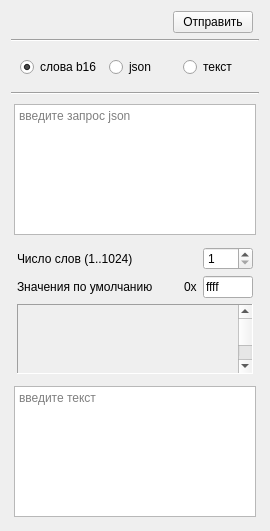
<?xml version="1.0" encoding="UTF-8"?>
<ui version="4.0">
 <class>WidgetDg</class>
 <widget class="QWidget" name="WidgetDg">
  <property name="geometry">
   <rect>
    <x>0</x>
    <y>0</y>
    <width>270</width>
    <height>531</height>
   </rect>
  </property>
  <property name="minimumSize">
   <size>
    <width>270</width>
    <height>0</height>
   </size>
  </property>
  <property name="windowTitle">
   <string>Form</string>
  </property>
  <layout class="QVBoxLayout" name="verticalLayout_2">
   <item>
    <layout class="QHBoxLayout" name="horizontalLayout_3">
     <property name="leftMargin">
      <number>6</number>
     </property>
     <property name="rightMargin">
      <number>6</number>
     </property>
     <item>
      <spacer name="horizontalSpacer">
       <property name="orientation">
        <enum>Qt::Horizontal</enum>
       </property>
       <property name="sizeHint" stdset="0">
        <size>
         <width>40</width>
         <height>20</height>
        </size>
       </property>
      </spacer>
     </item>
     <item>
      <widget class="QLabel" name="indicatorStatusSend">
       <property name="minimumSize">
        <size>
         <width>20</width>
         <height>20</height>
        </size>
       </property>
       <property name="maximumSize">
        <size>
         <width>20</width>
         <height>20</height>
        </size>
       </property>
       <property name="text">
        <string/>
       </property>
       <property name="pixmap">
        <pixmap resource="../res.qrc">:/icons/none.xpm</pixmap>
       </property>
       <property name="scaledContents">
        <bool>true</bool>
       </property>
      </widget>
     </item>
     <item>
      <widget class="QPushButton" name="btnSend">
       <property name="text">
        <string>Отправить</string>
       </property>
      </widget>
     </item>
    </layout>
   </item>
   <item>
    <widget class="Line" name="line">
     <property name="orientation">
      <enum>Qt::Horizontal</enum>
     </property>
    </widget>
   </item>
   <item>
    <widget class="QWidget" name="widget_3" native="true">
     <layout class="QHBoxLayout" name="horizontalLayout">
      <property name="spacing">
       <number>7</number>
      </property>
      <property name="leftMargin">
       <number>9</number>
      </property>
      <property name="topMargin">
       <number>9</number>
      </property>
      <property name="rightMargin">
       <number>9</number>
      </property>
      <property name="bottomMargin">
       <number>9</number>
      </property>
      <item>
       <widget class="QRadioButton" name="rbSendSay16">
        <property name="text">
         <string>слова b16</string>
        </property>
        <property name="checked">
         <bool>true</bool>
        </property>
       </widget>
      </item>
      <item>
       <widget class="QRadioButton" name="rbSendJson">
        <property name="text">
         <string>json</string>
        </property>
       </widget>
      </item>
      <item>
       <widget class="QRadioButton" name="rbSendString">
        <property name="text">
         <string>текст</string>
        </property>
       </widget>
      </item>
     </layout>
    </widget>
   </item>
   <item>
    <widget class="Line" name="line_2">
     <property name="orientation">
      <enum>Qt::Horizontal</enum>
     </property>
    </widget>
   </item>
   <item>
    <widget class="QWidget" name="widgetSendJson" native="true">
     <layout class="QHBoxLayout" name="horizontalLayout_12">
      <property name="leftMargin">
       <number>3</number>
      </property>
      <property name="topMargin">
       <number>3</number>
      </property>
      <property name="rightMargin">
       <number>3</number>
      </property>
      <property name="bottomMargin">
       <number>3</number>
      </property>
      <item>
       <widget class="QTextEdit" name="textEditJson">
        <property name="toolTip">
         <string/>
        </property>
        <property name="documentTitle">
         <string/>
        </property>
        <property name="placeholderText">
         <string>введите запрос json</string>
        </property>
       </widget>
      </item>
     </layout>
    </widget>
   </item>
   <item>
    <widget class="QWidget" name="widgetSendSay16" native="true">
     <layout class="QVBoxLayout" name="verticalLayout_3">
      <property name="spacing">
       <number>6</number>
      </property>
      <property name="leftMargin">
       <number>6</number>
      </property>
      <property name="topMargin">
       <number>3</number>
      </property>
      <property name="rightMargin">
       <number>6</number>
      </property>
      <property name="bottomMargin">
       <number>3</number>
      </property>
      <item>
       <layout class="QHBoxLayout" name="horizontalLayout_2">
        <item>
         <widget class="QLabel" name="label_2">
          <property name="text">
           <string>Число слов (1..1024)</string>
          </property>
         </widget>
        </item>
        <item>
         <spacer name="horizontalSpacer_2">
          <property name="orientation">
           <enum>Qt::Horizontal</enum>
          </property>
          <property name="sizeHint" stdset="0">
           <size>
            <width>40</width>
            <height>20</height>
           </size>
          </property>
         </spacer>
        </item>
        <item>
         <widget class="QSpinBox" name="edQuantitySays">
          <property name="minimumSize">
           <size>
            <width>50</width>
            <height>0</height>
           </size>
          </property>
          <property name="maximumSize">
           <size>
            <width>50</width>
            <height>16777215</height>
           </size>
          </property>
          <property name="minimum">
           <number>1</number>
          </property>
          <property name="maximum">
           <number>1024</number>
          </property>
         </widget>
        </item>
       </layout>
      </item>
      <item>
       <layout class="QHBoxLayout" name="horizontalLayout_4">
        <item>
         <widget class="QLabel" name="label_4">
          <property name="text">
           <string>Значения по умолчанию</string>
          </property>
         </widget>
        </item>
        <item>
         <spacer name="horizontalSpacer_3">
          <property name="orientation">
           <enum>Qt::Horizontal</enum>
          </property>
          <property name="sizeHint" stdset="0">
           <size>
            <width>40</width>
            <height>20</height>
           </size>
          </property>
         </spacer>
        </item>
        <item>
         <widget class="QLabel" name="label_5">
          <property name="text">
           <string>0х</string>
          </property>
         </widget>
        </item>
        <item>
         <widget class="QLineEdit" name="edDefaultValue">
          <property name="minimumSize">
           <size>
            <width>50</width>
            <height>0</height>
           </size>
          </property>
          <property name="maximumSize">
           <size>
            <width>50</width>
            <height>16777215</height>
           </size>
          </property>
          <property name="text">
           <string>ffff</string>
          </property>
          <property name="maxLength">
           <number>4</number>
          </property>
         </widget>
        </item>
       </layout>
      </item>
      <item>
       <widget class="QScrollArea" name="scrollArea">
        <property name="frameShape">
         <enum>QFrame::Panel</enum>
        </property>
        <property name="widgetResizable">
         <bool>true</bool>
        </property>
        <widget class="QWidget" name="scrollAreaWidgetContents">
         <property name="geometry">
          <rect>
           <x>0</x>
           <y>0</y>
           <width>213</width>
           <height>200</height>
          </rect>
         </property>
         <property name="minimumSize">
          <size>
           <width>0</width>
           <height>200</height>
          </size>
         </property>
         <layout class="QVBoxLayout" name="verticalLayout">
          <item>
           <widget class="QWidget" name="widget" native="true"/>
          </item>
         </layout>
        </widget>
       </widget>
      </item>
     </layout>
    </widget>
   </item>
   <item>
    <widget class="QWidget" name="widgetSendString" native="true">
     <layout class="QHBoxLayout" name="horizontalLayout_13">
      <property name="leftMargin">
       <number>3</number>
      </property>
      <property name="topMargin">
       <number>3</number>
      </property>
      <property name="rightMargin">
       <number>3</number>
      </property>
      <property name="bottomMargin">
       <number>3</number>
      </property>
      <item>
       <widget class="QTextEdit" name="textEditString">
        <property name="toolTip">
         <string/>
        </property>
        <property name="documentTitle">
         <string/>
        </property>
        <property name="placeholderText">
         <string>введите текст</string>
        </property>
       </widget>
      </item>
     </layout>
    </widget>
   </item>
  </layout>
 </widget>
 <resources>
  <include location="../res.qrc"/>
 </resources>
 <connections/>
</ui>
